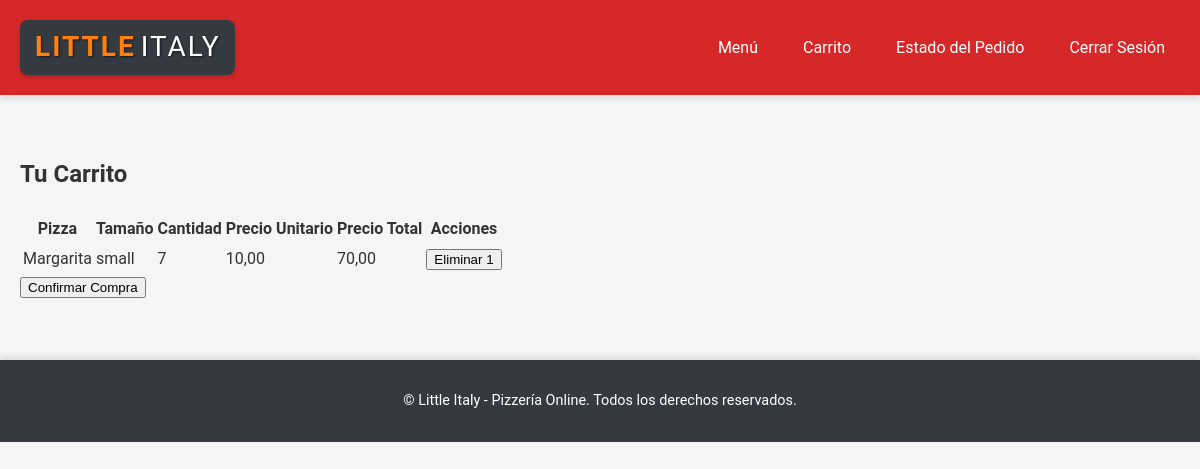
/cart/ (signed in), run on an earlier commit of the app's database.
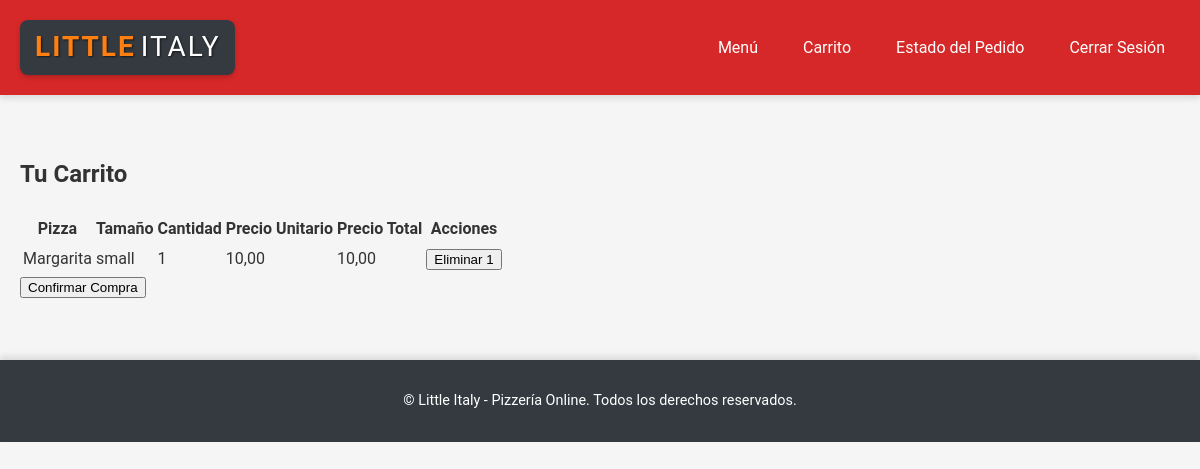
And on a later commit of the database.
### little_italy/models.py (models this page shows, shortened)
class OrderItem(models.Model):
    order = models.ForeignKey(Order, on_delete=models.CASCADE)
    pizza = models.ForeignKey(Pizza, on_delete=models.CASCADE)
    quantity = models.PositiveIntegerField(default=1)
    size = models.CharField(
        max_length=6,
        choices=[('small', 'Small'), ('medium', 'Medium'), ('large', 'Large')],
        default='small',
    )
    @property
    def total_price(self):
        if self.size == 'small':
            return self.quantity * self.pizza.price_small
        elif self.size == 'medium':
            return self.quantity * self.pizza.price_medium
        elif self.size == 'large':
            return self.quantity * self.pizza.price_large
        return 0

class Pizza(models.Model):
    name = models.CharField(max_length=100, unique=True)
    description = models.TextField()
    price_small = models.DecimalField(max_digits=6, decimal_places=2, null=True, blank=True)
    price_medium = models.DecimalField(max_digits=6, decimal_places=2, null=True, blank=True)
    price_large = models.DecimalField(max_digits=6, decimal_places=2, null=True, blank=True)
    ingredients_small = models.ManyToManyField('Ingredient', related_name='small_pizzas', blank=True)
    ingredients_medium = models.ManyToManyField('Ingredient', related_name='medium_pizzas', blank=True)
    ingredients_large = models.ManyToManyField('Ingredient', related_name='large_pizzas', blank=True)

### little_italy/views.py (the view)
# urls.py: path('cart/', cart_view, name='cart'),
@login_required
def cart_view(request):
    return render(request, 'little_italy/cart.html')

### little_italy/templates/little_italy/cart.html (shortened to what this page needs)
{% extends 'little_italy/base.html' %}
{% load static %}
{% block content %}
<h2>Tu Carrito</h2>
{% if user.order_set.exists %}
<table>
    <thead>
        <tr>
            <th>Pizza</th>
            <th>Tamaño</th>
            <th>Cantidad</th>
            <th>Precio Unitario</th>
            <th>Precio Total</th>
            <th>Acciones</th>
        </tr>
    </thead>
    <tbody>
        {% for order in user.order_set.all %}
            {% for item in order.orderitem_set.all %}
            <tr>
                <td>{{ item.pizza.name }}</td>
                <td>{{ item.size }}</td>
                <td>{{ item.quantity }}</td>
                <td>
                    {% if item.size == 'small' %}
                        {{ item.pizza.price_small }}
                    {% elif item.size == 'medium' %}
                        {{ item.pizza.price_medium }}
                    {% elif item.size == 'large' %}
                        {{ item.pizza.price_large }}
                    {% endif %}
                </td>
                <td>{{ item.total_price }}</td>
                <td>
                    <form method="post" action="{% url 'remove_from_cart' %}">
                        <button type="submit">Eliminar 1</button>
                    </form>
                </td>
            </tr>
            {% endfor %}
        {% endfor %}
    </tbody>
</table>
<div>
    <form method="get" action="{% url 'checkout' %}">
        <button type="submit">Confirmar Compra</button>
    </form>
</div>
{% else %}
    <p>Tu carrito está vacío.</p>
{% endif %}
{% endblock %}

### little_italy/templates/little_italy/base.html (shortened to what this page needs)
<!DOCTYPE html>
<html lang="es">
<head>
    {% load static %}
    <link rel="stylesheet" href="{% static 'css/styles.css' %}">
    <link rel="stylesheet" type="text/css" href="{% static 'css/styles_tabla.css' %}">
    <link rel="stylesheet" href="https://cdnjs.cloudflare.com/ajax/libs/font-awesome/6.0.0/css/all.min.css">
</head>
<body>
    <header class="header">
        <div class="container">
            <h1 class="logo">
                <a href="{% url 'home' %}">
                    <span class="logo-primary">Little</span>
                    <span class="logo-secondary">Italy</span>
                </a>
            </h1>
            <nav class="nav">
                <ul>
                    <li><a href="{% url 'menu' %}">Menú</a></li>
                    <li><a href="{% url 'cart' %}">Carrito</a></li>
                    <li><a href="{% url 'order_status' %}">Estado del Pedido</a></li>
                    {% if user.is_authenticated %}
                        <li><a href="{% url 'logout' %}">Cerrar Sesión</a></li>
                    {% else %}
                        <li><a href="{% url 'login' %}">Iniciar Sesión</a></li>
                    {% endif %}
                </ul>
            </nav>
        </div>
    </header>
    <main class="main">
        <div class="container">
            {% block content %}{% endblock %}
        </div>
    </main>
    <footer class="footer">
        <div class="container">
            <p>&copy; {{ year }} Little Italy - Pizzería Online. Todos los derechos reservados.</p>
        </div>
    </footer>
</body>
</html>

### little_italy/static/css/styles.css (style rules this page uses)
body { margin: 0; font-family: 'Roboto', sans-serif; line-height: 1.6; background-color: #f5f5f5; color: #333; }
.container { max-width: 1200px; margin: 0 auto; padding: 0 20px; }
.header { background: #d62828; color: #fff; padding: 20px 0; box-shadow: 0 4px 6px rgba(0, 0, 0, 0.1); }
.header .container { display: flex; justify-content: space-between; align-items: center; }
.logo { font-size: 28px; font-weight: bold; text-transform: uppercase; letter-spacing: 2px; margin: 0; display: inline-block; padding: 5px 15px; background-color: #343a40; border-radius: 8px; box-shadow: 0 2px 5px rgba(0, 0, 0, 0.2); }
.logo a { text-decoration: none; display: flex; align-items: center; color: #fff; }
.logo-primary { color: #ff7f11; font-weight: 700; text-shadow: 1px 1px 2px rgba(0, 0, 0, 0.6); }
.logo-secondary { color: #ffffff; font-weight: 400; margin-left: 5px; text-shadow: 1px 1px 2px rgba(0, 0, 0, 0.6); }
.header .nav ul { list-style: none; padding: 0; margin: 0; display: flex; gap: 15px; }
.header .nav ul li { margin: 0; }
.header .nav ul li a { color: #fff; text-decoration: none; padding: 8px 15px; border-radius: 5px; transition: background 0.3s ease, transform 0.2s ease; }
.main { padding: 40px 0; }
.footer { background: #343a40; color: #fff; text-align: center; padding: 15px 0; margin-top: 20px; font-size: 0.9em; box-shadow: 0 -4px 6px rgba(0, 0, 0, 0.1); }

What changed in the data, as far as the page shows it:
changed OrderItem "small": quantity "7" → "1"; total_price "70,00" → "10,00"
